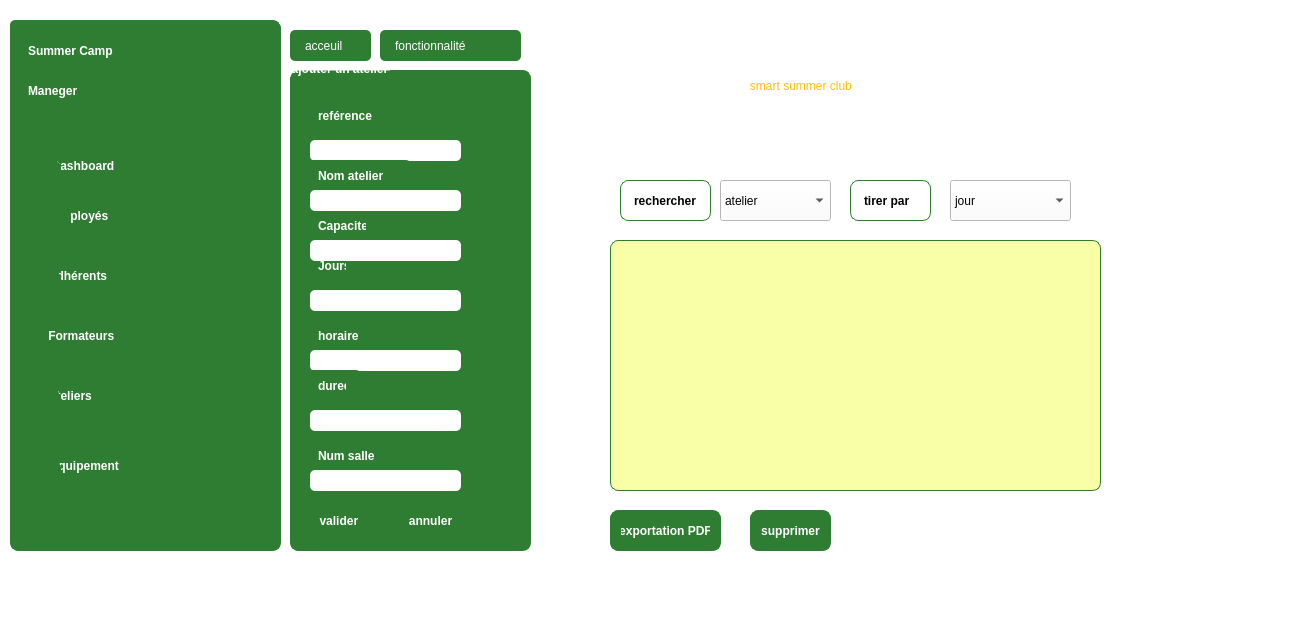
<?xml version="1.0" encoding="UTF-8"?>
<ui version="4.0">
 <class>MainWindow</class>
 <widget class="QMainWindow" name="MainWindow">
  <property name="geometry">
   <rect>
    <x>0</x>
    <y>0</y>
    <width>1289</width>
    <height>620</height>
   </rect>
  </property>
  <property name="windowTitle">
   <string>MainWindow</string>
  </property>
  <property name="styleSheet">
   <string notr="true">background-color: rgb(255, 255, 255);</string>
  </property>
  <widget class="QWidget" name="centralwidget">
   <widget class="QGroupBox" name="groupBox_5">
    <property name="geometry">
     <rect>
      <x>290</x>
      <y>60</y>
      <width>241</width>
      <height>491</height>
     </rect>
    </property>
    <property name="styleSheet">
     <string notr="true">  background-color: #2E7D32;   
font: 12pt &quot;Segoe UI&quot;;
    color: white;                
    border: 1px solid #2e7d32;   
    border-radius: 8px;
    margin-top: 10px;
    padding: 10px;
    font-weight: bold;</string>
    </property>
    <property name="title">
     <string>ajouter un atelier</string>
    </property>
    <widget class="QLineEdit" name="lineEdit_22">
     <property name="geometry">
      <rect>
       <x>20</x>
       <y>70</y>
       <width>151</width>
       <height>31</height>
      </rect>
     </property>
     <property name="styleSheet">
      <string notr="true">   
background-color: rgb(255, 255, 255);
font: 7pt &quot;Segoe UI&quot;;
    color: white;                
    border: none;               
    border-radius: 5px;         
    padding: 8px 15px;          
    text-align: left; </string>
     </property>
    </widget>
    <widget class="QLabel" name="label_26">
     <property name="geometry">
      <rect>
       <x>10</x>
       <y>30</y>
       <width>91</width>
       <height>41</height>
      </rect>
     </property>
     <property name="styleSheet">
      <string notr="true"> background-color: #2E7D32;   
font: 600 7pt &quot;Segoe UI&quot;;
font: 7pt &quot;Segoe UI&quot;;

    color: white;                
    border: none;               
    border-radius: 5px;         
    padding: 8px 15px;          
    text-align: left; </string>
     </property>
     <property name="text">
      <string>reférence</string>
     </property>
    </widget>
    <widget class="QLabel" name="label_27">
     <property name="geometry">
      <rect>
       <x>10</x>
       <y>90</y>
       <width>111</width>
       <height>41</height>
      </rect>
     </property>
     <property name="styleSheet">
      <string notr="true"> background-color: #2E7D32;   
font: 7pt &quot;Segoe UI&quot;;
    color: white;                
    border: none;               
    border-radius: 5px;         
    padding: 8px 15px;          
    text-align: left; </string>
     </property>
     <property name="text">
      <string>Nom atelier</string>
     </property>
    </widget>
    <widget class="QLabel" name="label_28">
     <property name="geometry">
      <rect>
       <x>10</x>
       <y>140</y>
       <width>81</width>
       <height>41</height>
      </rect>
     </property>
     <property name="styleSheet">
      <string notr="true"> background-color: #2E7D32;   
font: 7pt &quot;Segoe UI&quot;;
    color: white;                
    border: none;               
    border-radius: 5px;         
    padding: 8px 15px;          
    text-align: left; </string>
     </property>
     <property name="text">
      <string>Capacite </string>
     </property>
    </widget>
    <widget class="QLineEdit" name="lineEdit_23">
     <property name="geometry">
      <rect>
       <x>20</x>
       <y>120</y>
       <width>151</width>
       <height>31</height>
      </rect>
     </property>
     <property name="styleSheet">
      <string notr="true"> 
background-color: rgb(255, 255, 255);
font: 7pt &quot;Segoe UI&quot;;
    color: white;                
    border: none;               
    border-radius: 5px;         
    padding: 8px 15px;          
    text-align: left; </string>
     </property>
    </widget>
    <widget class="QLabel" name="label_29">
     <property name="geometry">
      <rect>
       <x>30</x>
       <y>230</y>
       <width>63</width>
       <height>20</height>
      </rect>
     </property>
     <property name="text">
      <string/>
     </property>
    </widget>
    <widget class="QLabel" name="label_30">
     <property name="geometry">
      <rect>
       <x>10</x>
       <y>180</y>
       <width>61</width>
       <height>41</height>
      </rect>
     </property>
     <property name="styleSheet">
      <string notr="true"> background-color: #2E7D32;   
font: 7pt &quot;Segoe UI&quot;;
    color: white;                
    border: none;               
    border-radius: 5px;         
    padding: 8px 15px;          
    text-align: left; </string>
     </property>
     <property name="text">
      <string>Jours</string>
     </property>
    </widget>
    <widget class="QLineEdit" name="lineEdit_24">
     <property name="geometry">
      <rect>
       <x>20</x>
       <y>170</y>
       <width>151</width>
       <height>31</height>
      </rect>
     </property>
     <property name="styleSheet">
      <string notr="true"> 
background-color: rgb(255, 255, 255);
font: 7pt &quot;Segoe UI&quot;;
    color: white;                
    border: none;               
    border-radius: 5px;         
    padding: 8px 15px;          
    text-align: left; </string>
     </property>
    </widget>
    <widget class="QLabel" name="label_31">
     <property name="geometry">
      <rect>
       <x>10</x>
       <y>250</y>
       <width>81</width>
       <height>41</height>
      </rect>
     </property>
     <property name="styleSheet">
      <string notr="true"> background-color: #2E7D32;   
font: 7pt &quot;Segoe UI&quot;;
    color: white;                
    border: none;               
    border-radius: 5px;         
    padding: 8px 15px;          
    text-align: left; </string>
     </property>
     <property name="text">
      <string>horaire</string>
     </property>
    </widget>
    <widget class="QLineEdit" name="lineEdit_25">
     <property name="geometry">
      <rect>
       <x>20</x>
       <y>220</y>
       <width>151</width>
       <height>31</height>
      </rect>
     </property>
     <property name="styleSheet">
      <string notr="true"> 
background-color: rgb(255, 255, 255);
font: 7pt &quot;Segoe UI&quot;;
    color: white;                
    border: none;               
    border-radius: 5px;         
    padding: 8px 15px;          
    text-align: left; </string>
     </property>
    </widget>
    <widget class="QLineEdit" name="lineEdit_26">
     <property name="geometry">
      <rect>
       <x>20</x>
       <y>280</y>
       <width>151</width>
       <height>31</height>
      </rect>
     </property>
     <property name="styleSheet">
      <string notr="true"> 
background-color: rgb(255, 255, 255);
font: 7pt &quot;Segoe UI&quot;;
    color: white;                
    border: none;               
    border-radius: 5px;         
    padding: 8px 15px;          
    text-align: left; </string>
     </property>
    </widget>
    <widget class="QLineEdit" name="lineEdit_27">
     <property name="geometry">
      <rect>
       <x>20</x>
       <y>340</y>
       <width>151</width>
       <height>31</height>
      </rect>
     </property>
     <property name="styleSheet">
      <string notr="true"> 
background-color: rgb(255, 255, 255);
font: 7pt &quot;Segoe UI&quot;;
    color: white;                
    border: none;               
    border-radius: 5px;         
    padding: 8px 15px;          
    text-align: left; </string>
     </property>
    </widget>
    <widget class="QLabel" name="label_32">
     <property name="geometry">
      <rect>
       <x>10</x>
       <y>300</y>
       <width>61</width>
       <height>41</height>
      </rect>
     </property>
     <property name="styleSheet">
      <string notr="true"> background-color: #2E7D32;   
font: 7pt &quot;Segoe UI&quot;;
    color: white;                
    border: none;               
    border-radius: 5px;         
    padding: 8px 15px;          
    text-align: left; </string>
     </property>
     <property name="text">
      <string>duree</string>
     </property>
    </widget>
    <widget class="QLabel" name="label_33">
     <property name="geometry">
      <rect>
       <x>10</x>
       <y>370</y>
       <width>91</width>
       <height>41</height>
      </rect>
     </property>
     <property name="styleSheet">
      <string notr="true"> background-color: #2E7D32;   
font: 7pt &quot;Segoe UI&quot;;
    color: white;                
    border: none;               
    border-radius: 5px;         
    padding: 8px 15px;          
    text-align: left; </string>
     </property>
     <property name="text">
      <string>Num salle</string>
     </property>
    </widget>
    <widget class="QLineEdit" name="lineEdit_28">
     <property name="geometry">
      <rect>
       <x>20</x>
       <y>400</y>
       <width>151</width>
       <height>31</height>
      </rect>
     </property>
     <property name="styleSheet">
      <string notr="true"> 
background-color: rgb(255, 255, 255);
font: 7pt &quot;Segoe UI&quot;;
    color: white;                
    border: none;               
    border-radius: 5px;         
    padding: 8px 15px;          
    text-align: left; </string>
     </property>
    </widget>
    <widget class="QPushButton" name="pushButton_7">
     <property name="geometry">
      <rect>
       <x>10</x>
       <y>430</y>
       <width>81</width>
       <height>51</height>
      </rect>
     </property>
     <property name="styleSheet">
      <string notr="true"> background-color: #2E7D32;   
font: 7pt &quot;Segoe UI&quot;;
    color: white;                
    border: 1px solid #2e7d32;   
    border-radius: 8px;
    margin-top: 10px;
    padding: 10px;
    font-weight: bold;</string>
     </property>
     <property name="text">
      <string>valider </string>
     </property>
    </widget>
    <widget class="QPushButton" name="pushButton_8">
     <property name="geometry">
      <rect>
       <x>100</x>
       <y>430</y>
       <width>81</width>
       <height>51</height>
      </rect>
     </property>
     <property name="styleSheet">
      <string notr="true"> background-color: #2E7D32;   
font: 7pt &quot;Segoe UI&quot;;
    color: white;                
    border: 1px solid #2e7d32;   
    border-radius: 8px;
    margin-top: 10px;
    padding: 10px;
    font-weight: bold;</string>
     </property>
     <property name="text">
      <string>annuler</string>
     </property>
    </widget>
   </widget>
   <widget class="QPushButton" name="pushButton_9">
    <property name="geometry">
     <rect>
      <x>290</x>
      <y>30</y>
      <width>81</width>
      <height>31</height>
     </rect>
    </property>
    <property name="styleSheet">
     <string notr="true"> background-color: #2E7D32;   
font: 600 11pt &quot;Segoe UI&quot;;
font: 10pt &quot;Segoe UI&quot;;
    color: white;                
    border: none;               
    border-radius: 5px;         
    padding: 8px 15px;          
    text-align: left; </string>
    </property>
    <property name="text">
     <string>acceuil</string>
    </property>
   </widget>
   <widget class="QPushButton" name="pushButton_10">
    <property name="geometry">
     <rect>
      <x>380</x>
      <y>30</y>
      <width>141</width>
      <height>31</height>
     </rect>
    </property>
    <property name="styleSheet">
     <string notr="true"> background-color: #2E7D32;   
font: 600 11pt &quot;Segoe UI&quot;;
font: 10pt &quot;Segoe UI&quot;;
    color: white;                
    border: none;               
    border-radius: 5px;         
    padding: 8px 15px;          
    text-align: left; </string>
    </property>
    <property name="text">
     <string>fonctionnalité</string>
    </property>
   </widget>
   <widget class="QWidget" name="widget" native="true">
    <property name="geometry">
     <rect>
      <x>610</x>
      <y>230</y>
      <width>491</width>
      <height>261</height>
     </rect>
    </property>
    <property name="styleSheet">
     <string notr="true">background-color: rgb(248, 255, 167);
  
font: 12pt &quot;Segoe UI&quot;;
    color: white;                
    border: 1px solid #2e7d32;   
    border-radius: 8px;
    margin-top: 10px;
    padding: 10px;
    font-weight: bold;</string>
    </property>
   </widget>
   <widget class="QLabel" name="label">
    <property name="geometry">
     <rect>
      <x>620</x>
      <y>170</y>
      <width>91</width>
      <height>51</height>
     </rect>
    </property>
    <property name="styleSheet">
     <string notr="true">background-color: rgb(255, 255, 255);

font: 8pt &quot;Segoe UI&quot;;
    color: black;                
    border: 1px solid #2e7d32;   
    border-radius: 8px;
    margin-top: 10px;
    padding: 10px;
    font-weight: bold;</string>
    </property>
    <property name="text">
     <string>rechercher </string>
    </property>
   </widget>
   <widget class="QLabel" name="label_4">
    <property name="geometry">
     <rect>
      <x>850</x>
      <y>170</y>
      <width>81</width>
      <height>51</height>
     </rect>
    </property>
    <property name="styleSheet">
     <string notr="true">  
background-color: rgb(255, 255, 255);
font: 8pt &quot;Segoe UI&quot;;
    color: black;                
    border: 1px solid #2e7d32;   
    border-radius: 8px;
    margin-top: 10px;
    padding: 10px;
    font-weight: bold;</string>
    </property>
    <property name="text">
     <string>tirer par</string>
    </property>
   </widget>
   <widget class="QPushButton" name="pushButton_11">
    <property name="geometry">
     <rect>
      <x>610</x>
      <y>500</y>
      <width>111</width>
      <height>51</height>
     </rect>
    </property>
    <property name="styleSheet">
     <string notr="true"> background-color: #2E7D32;   
font: 7pt &quot;Segoe UI&quot;;
    color: white;                
    border: 1px solid #2e7d32;   
    border-radius: 8px;
    margin-top: 10px;
    padding: 10px;
    font-weight: bold;</string>
    </property>
    <property name="text">
     <string>exportation PDF</string>
    </property>
   </widget>
   <widget class="QPushButton" name="pushButton_12">
    <property name="geometry">
     <rect>
      <x>750</x>
      <y>500</y>
      <width>81</width>
      <height>51</height>
     </rect>
    </property>
    <property name="styleSheet">
     <string notr="true"> background-color: #2E7D32;   
font: 7pt &quot;Segoe UI&quot;;
    color: white;                
    border: 1px solid #2e7d32;   
    border-radius: 8px;
    margin-top: 10px;
    padding: 10px;
    font-weight: bold;</string>
    </property>
    <property name="text">
     <string>supprimer</string>
    </property>
   </widget>
   <widget class="QComboBox" name="comboBox">
    <property name="geometry">
     <rect>
      <x>720</x>
      <y>180</y>
      <width>111</width>
      <height>41</height>
     </rect>
    </property>
    <item>
     <property name="text">
      <string>atelier</string>
     </property>
    </item>
   </widget>
   <widget class="QComboBox" name="comboBox_2">
    <property name="geometry">
     <rect>
      <x>950</x>
      <y>180</y>
      <width>121</width>
      <height>41</height>
     </rect>
    </property>
    <item>
     <property name="text">
      <string>jour</string>
     </property>
    </item>
   </widget>
   <widget class="QLabel" name="label_5">
    <property name="geometry">
     <rect>
      <x>610</x>
      <y>30</y>
      <width>131</width>
      <height>101</height>
     </rect>
    </property>
    <property name="text">
     <string/>
    </property>
    <property name="pixmap">
     <pixmap>../../Downloads/logoooooooo.png</pixmap>
    </property>
    <property name="scaledContents">
     <bool>true</bool>
    </property>
   </widget>
   <widget class="QGroupBox" name="groupBox">
    <property name="geometry">
     <rect>
      <x>10</x>
      <y>10</y>
      <width>271</width>
      <height>541</height>
     </rect>
    </property>
    <property name="styleSheet">
     <string notr="true"> background-color: #2E7D32;   
font: 12pt &quot;Segoe UI&quot;;
    color: white;                
    border: 1px solid #2e7d32;   
    border-radius: 8px;
    margin-top: 10px;
    padding: 10px;
    font-weight: bold;</string>
    </property>
    <property name="title">
     <string/>
    </property>
    <widget class="QPushButton" name="pushButton">
     <property name="geometry">
      <rect>
       <x>0</x>
       <y>120</y>
       <width>271</width>
       <height>61</height>
      </rect>
     </property>
     <property name="styleSheet">
      <string notr="true"> background-color: #2E7D32;    
font: 600 11pt &quot;Segoe UI&quot;;
font: 14pt &quot;Segoe UI&quot;;
    color: white;                
    border: none;               
    border-radius: 5px;         
    padding: 8px 15px;          
    text-align: left; </string>
     </property>
     <property name="text">
      <string>        Dashboard</string>
     </property>
     <property name="icon">
      <iconset theme="QIcon::ThemeIcon::ImageLoading"/>
     </property>
    </widget>
    <widget class="QPushButton" name="pushButton_2">
     <property name="geometry">
      <rect>
       <x>0</x>
       <y>170</y>
       <width>271</width>
       <height>61</height>
      </rect>
     </property>
     <property name="styleSheet">
      <string notr="true"> background-color:#2E7D32;   
font: 14pt &quot;Segoe UI&quot;;
    color: white;                
    border: none;               
    border-radius: 5px;         
    padding: 8px 15px;          
    text-align: left; </string>
     </property>
     <property name="text">
      <string>        Employés</string>
     </property>
    </widget>
    <widget class="QPushButton" name="pushButton_4">
     <property name="geometry">
      <rect>
       <x>0</x>
       <y>290</y>
       <width>271</width>
       <height>61</height>
      </rect>
     </property>
     <property name="styleSheet">
      <string notr="true"> background-color: #2E7D32;   
font: 14pt &quot;Segoe UI&quot;;
    color: white;                
    border: none;               
    border-radius: 5px;         
    padding: 8px 15px;          
    text-align: left; </string>
     </property>
     <property name="text">
      <string>       Formateurs</string>
     </property>
    </widget>
    <widget class="QPushButton" name="pushButton_3">
     <property name="geometry">
      <rect>
       <x>0</x>
       <y>230</y>
       <width>271</width>
       <height>61</height>
      </rect>
     </property>
     <property name="styleSheet">
      <string notr="true"> background-color: #2E7D32;   
font: 14pt &quot;Segoe UI&quot;;
    color: white;                
    border: none;               
    border-radius: 5px;         
    padding: 8px 15px;          
    text-align: left; </string>
     </property>
     <property name="text">
      <string>       Adhérents</string>
     </property>
    </widget>
    <widget class="QPushButton" name="pushButton_5">
     <property name="geometry">
      <rect>
       <x>0</x>
       <y>350</y>
       <width>271</width>
       <height>61</height>
      </rect>
     </property>
     <property name="styleSheet">
      <string notr="true">  
 background-color: #2E7D32;
font: 14pt &quot;Segoe UI&quot;;
    color: white;                
    border: none;               
    border-radius: 5px;         
    padding: 8px 15px;          
    text-align: left; </string>
     </property>
     <property name="text">
      <string>       Ateliers</string>
     </property>
    </widget>
    <widget class="QPushButton" name="pushButton_6">
     <property name="geometry">
      <rect>
       <x>0</x>
       <y>410</y>
       <width>271</width>
       <height>81</height>
      </rect>
     </property>
     <property name="styleSheet">
      <string notr="true"> background-color: #2E7D32;   
font: 14pt &quot;Segoe UI&quot;;
    color: white;                
    border: none;               
    border-radius: 5px;         
    padding: 8px 15px;          
    text-align: left; </string>
     </property>
     <property name="text">
      <string>        équipement</string>
     </property>
    </widget>
    <widget class="QLabel" name="label_2">
     <property name="geometry">
      <rect>
       <x>0</x>
       <y>40</y>
       <width>151</width>
       <height>71</height>
      </rect>
     </property>
     <property name="styleSheet">
      <string notr="true"> background-color: #2E7D32;    
font: 600 16pt &quot;Segoe UI&quot;;

    color: white;                
    border: none;               
    border-radius: 5px;         
    padding: 8px 15px;          
    text-align: left; </string>
     </property>
     <property name="text">
      <string>Maneger</string>
     </property>
    </widget>
    <widget class="QLabel" name="label_3">
     <property name="geometry">
      <rect>
       <x>0</x>
       <y>0</y>
       <width>221</width>
       <height>71</height>
      </rect>
     </property>
     <property name="styleSheet">
      <string notr="true"> background-color: #2E7D32;   
font: 600 16pt &quot;Segoe UI&quot;;

    color: white;                
    border: none;               
    border-radius: 5px;         
    padding: 8px 15px;          
    text-align: left; </string>
     </property>
     <property name="text">
      <string>Summer Camp </string>
     </property>
    </widget>
    <widget class="QLabel" name="label_8">
     <property name="geometry">
      <rect>
       <x>20</x>
       <y>250</y>
       <width>31</width>
       <height>31</height>
      </rect>
     </property>
     <property name="text">
      <string/>
     </property>
     <property name="pixmap">
      <pixmap>../../Pictures/adherent.jpg</pixmap>
     </property>
     <property name="scaledContents">
      <bool>true</bool>
     </property>
    </widget>
    <widget class="QLabel" name="label_11">
     <property name="geometry">
      <rect>
       <x>20</x>
       <y>320</y>
       <width>31</width>
       <height>21</height>
      </rect>
     </property>
     <property name="text">
      <string/>
     </property>
     <property name="pixmap">
      <pixmap>../../Pictures/formateur.jpg</pixmap>
     </property>
     <property name="scaledContents">
      <bool>true</bool>
     </property>
    </widget>
    <widget class="QLabel" name="label_7">
     <property name="geometry">
      <rect>
       <x>20</x>
       <y>370</y>
       <width>31</width>
       <height>31</height>
      </rect>
     </property>
     <property name="text">
      <string/>
     </property>
     <property name="pixmap">
      <pixmap>../../Pictures/atelier.jpg</pixmap>
     </property>
     <property name="scaledContents">
      <bool>true</bool>
     </property>
    </widget>
    <widget class="QLabel" name="label_9">
     <property name="geometry">
      <rect>
       <x>20</x>
       <y>440</y>
       <width>31</width>
       <height>31</height>
      </rect>
     </property>
     <property name="text">
      <string/>
     </property>
     <property name="pixmap">
      <pixmap>../../Pictures/forniture.jpg</pixmap>
     </property>
     <property name="scaledContents">
      <bool>true</bool>
     </property>
    </widget>
    <widget class="QLabel" name="label_10">
     <property name="geometry">
      <rect>
       <x>10</x>
       <y>180</y>
       <width>51</width>
       <height>51</height>
      </rect>
     </property>
     <property name="styleSheet">
      <string notr="true"/>
     </property>
     <property name="text">
      <string/>
     </property>
     <property name="pixmap">
      <pixmap>../../Pictures/employe.jpg</pixmap>
     </property>
     <property name="scaledContents">
      <bool>true</bool>
     </property>
    </widget>
    <widget class="QLabel" name="label_6">
     <property name="geometry">
      <rect>
       <x>20</x>
       <y>140</y>
       <width>31</width>
       <height>31</height>
      </rect>
     </property>
     <property name="styleSheet">
      <string notr="true"/>
     </property>
     <property name="text">
      <string/>
     </property>
     <property name="pixmap">
      <pixmap>../../Pictures/dashboard.jpg</pixmap>
     </property>
     <property name="scaledContents">
      <bool>true</bool>
     </property>
    </widget>
   </widget>
   <widget class="QLabel" name="label_12">
    <property name="geometry">
     <rect>
      <x>740</x>
      <y>60</y>
      <width>301</width>
      <height>51</height>
     </rect>
    </property>
    <property name="styleSheet">
     <string notr="true">color: rgb(255, 192, 2);

font: 900 italic 16pt &quot;Segoe UI&quot;;</string>
    </property>
    <property name="text">
     <string>   smart summer club</string>
    </property>
   </widget>
  </widget>
  <widget class="QMenuBar" name="menubar">
   <property name="geometry">
    <rect>
     <x>0</x>
     <y>0</y>
     <width>1289</width>
     <height>26</height>
    </rect>
   </property>
  </widget>
  <widget class="QStatusBar" name="statusbar"/>
 </widget>
 <resources/>
 <connections/>
</ui>
